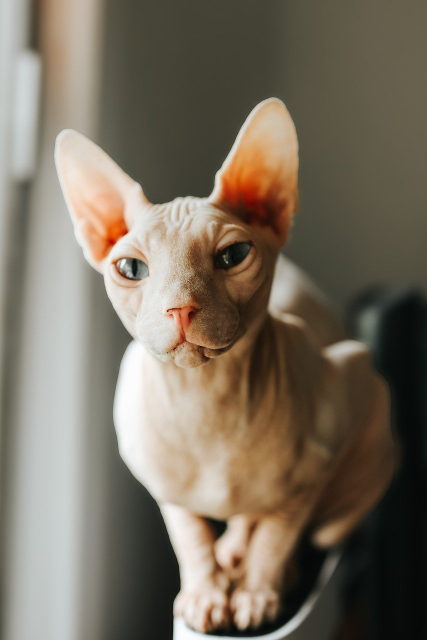
#> input picture images/cat.jpg, 853 x 1280 px (shown at 1/2 size)
$ python 03_read_and_write_pixels.py
#> lines starting #> are read from the running program, lines starting #| are printed output that depends on the picture
import cv2 as cv
import os
import matplotlib.pyplot as plt


def readAndWriteSinglePixel():
    # Get the current working directory
    root = os.getcwd()
    # Construct the full path to the image file
    imgPath = os.path.join(root, 'images/cat.jpg')

    # Read the image from disk
    img = cv.imread(imgPath)
#> img is the input picture: shape (1280, 853, 3); mean B, G, R 95.6, 110.6, 120.5

    # Resize the image to half its original size
    resized_img = cv.resize(img, (0,0), fx=0.5 , fy=0.5)
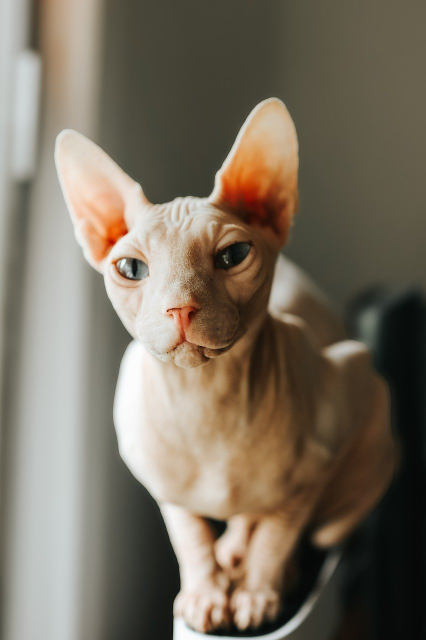
#> resized_img: shape (640, 426, 3); mean B, G, R 95.8, 110.8, 120.8

    # Convert the image from BGR to RGB color space for correct display in matplotlib
    imgRGB = cv.cvtColor(resized_img, cv.COLOR_BGR2RGB)

    # Display the image
    plt.figure()
    plt.imshow(imgRGB)
    plt.show()

    # Access the pixel value at coordinates (131, 267)
    eyePixel = imgRGB[131,267]
#> eyePixel = [213, 188, 157]

    # Change the pixel at (265, 130) to red color (R=255, G=0, B=0)
    imgRGB[265,130] = (255, 0, 0)
#> imgRGB: shape (640, 426, 3); mean R, G, B 120.8, 110.8, 95.8

    # Display the modified image
    plt.figure()
    plt.imshow(imgRGB)
    plt.show()

    debug = 1


def readAndWritePixelRegion():
    # Get the current working directory
    root = os.getcwd()
    # Construct the full path to the image file
    imgPath = os.path.join(root, 'images/cat.jpg')

    # Read the image from disk
    img = cv.imread(imgPath)

    # Resize the image to half its original size
    resized_img = cv.resize(img, (0,0), fx=0.5 , fy=0.5)

    # Convert the image from BGR to RGB color space for correct display in matplotlib
    imgRGB = cv.cvtColor(resized_img, cv.COLOR_BGR2RGB)

    # Display the original image
    plt.figure()
    plt.imshow(imgRGB)
    plt.show()

    # Extract a rectangular region of pixels (eye region) from the image
    eyeRegion = imgRGB[255:280, 110:145]
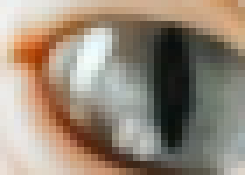
#> eyeRegion: shape (25, 35, 3) (shown 7 times larger); mean R, G, B 151.1, 136.9, 121.1

    # Calculate the height (dx) and width (dy) of the extracted region
    dx = 280 - 255
    dy = 145 - 110

    # Define the starting coordinates where the eyeRegion will be copied
    startX = 230
    startY = 160

    # Copy the eyeRegion to a new location in the image
    imgRGB[startX:startX + dx, startY: startY + dy] = eyeRegion
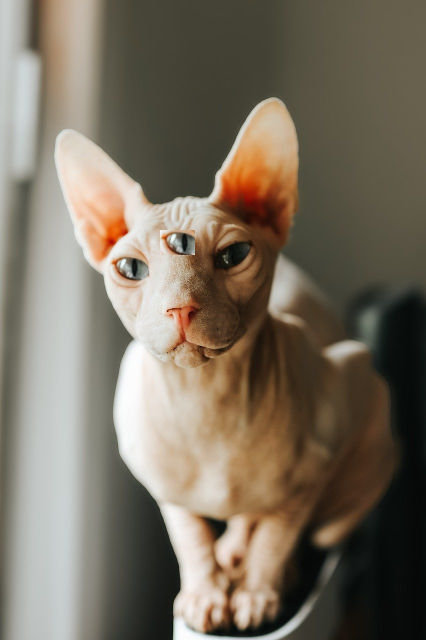
#> imgRGB: shape (640, 426, 3); mean R, G, B 120.6, 110.7, 95.7

    # Display the modified image
    plt.figure()
    plt.imshow(imgRGB)
    plt.show()

    debug = 1


if __name__ == '__main__':
    readAndWriteSinglePixel()
    readAndWritePixelRegion()

$ run again, with images/sky.jpg copied over images/cat.jpg
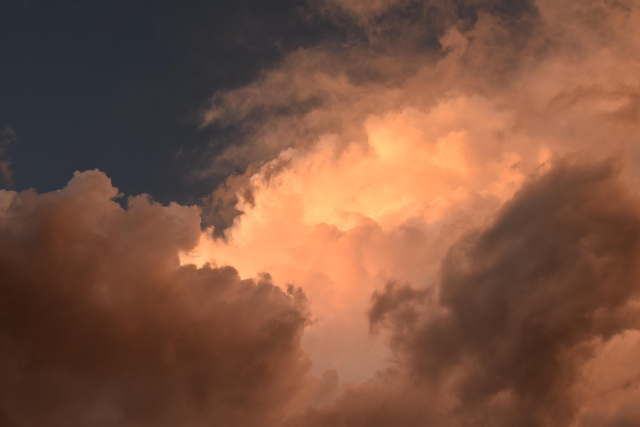
#> input picture images/sky.jpg, 1280 x 853 px (shown at 1/2 size)
#> in readAndWriteSinglePixel, img is the input picture: shape (853, 1280, 3); mean B, G, R 64.4, 83.8, 125
#> in readAndWriteSinglePixel, `resized_img = cv.resize(img, (0,0), fx=0.5 , fy=0.5)`:
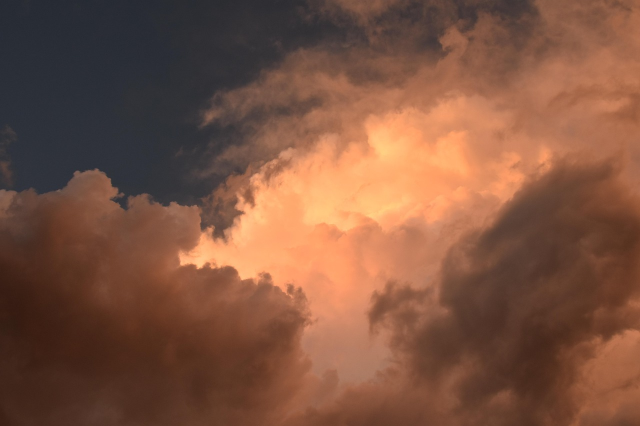
#> resized_img: shape (426, 640, 3); mean B, G, R 64.5, 84, 125.1
#> eyePixel = [136, 99, 80]
#> in readAndWritePixelRegion, `imgRGB[startX:startX + dx, startY: startY + dy] = eyeRegion`:
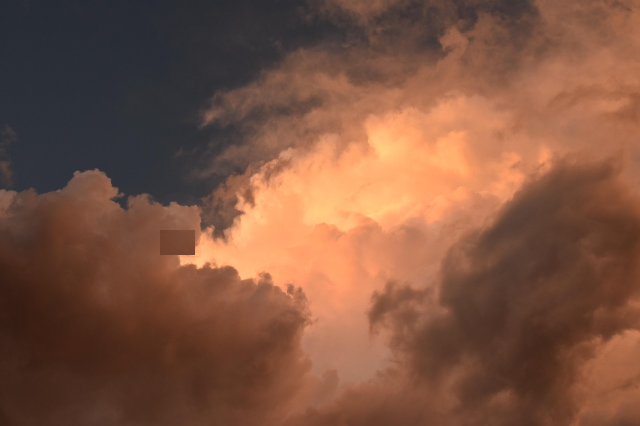
#> imgRGB: shape (426, 640, 3); mean R, G, B 125, 83.9, 64.4
